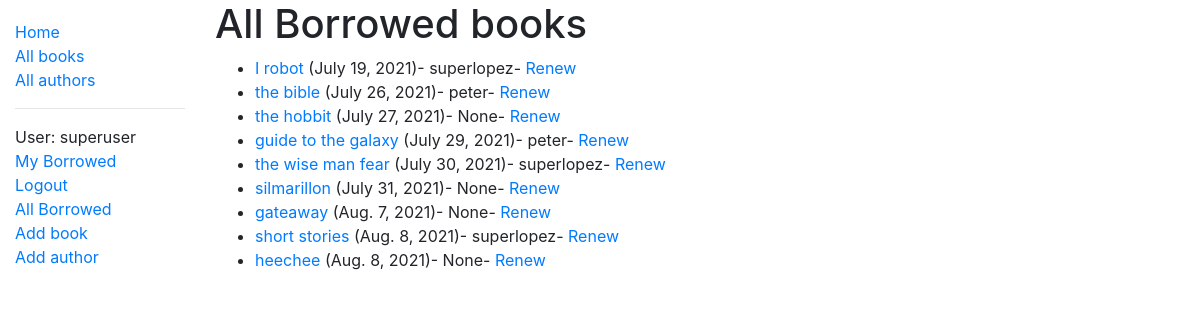
Page /catalog/borrowed/ (signed in) on the committed database.
### catalog/models.py (models this page shows, shortened)
class BookInstance(models.Model):
    id = models.UUIDField(
        primary_key=True,
        default=uuid.uuid4,
        help_text="Unique ID for this particular book across whole library",
    )
    book = models.ForeignKey("Book", on_delete=models.RESTRICT, null=True)
    imprint = models.CharField(max_length=200)
    due_back = models.DateField(null=True, blank=True)
    borrower = models.ForeignKey(User, on_delete=models.SET_NULL, null=True, blank=True)
    LOAN_STATUS = (
        ("m", "Maintenance"),
        ("o", "On loan"),
        ("a", "Available"),
        ("r", "Reserved"),
    )
    status = models.CharField(
        max_length=1,
        choices=LOAN_STATUS,
        blank=True,
        default="m",
        help_text="Book availability",
    )
    class Meta:
        ordering = ["due_back"]
        permissions = (("can_mark_returned", "Set book as returned"),)
    def is_overdue(self):
        if self.due_back and date.today() > self.due_back:
            return True
        return False

class Book(models.Model):
    title = models.CharField(max_length=200)
    author = models.ForeignKey("Author", on_delete=models.SET_NULL, null=True)
    summary = models.TextField(
        max_length=1000, help_text="Enter a brief description of the book"
    )
    isbn = models.CharField(
        "ISBN",
        max_length=13,
        unique=True,
        help_text='13 Character <a href="https://www.isbn-international.org/content/what-isbn">ISBN number</a>',
    )
    genre = models.ManyToManyField(Genre, help_text="Select a genre for this book")
    language = models.ForeignKey("Language", on_delete=models.SET_NULL, null=True)
    def display_genre(self):
        """Create a string for the Genre. This is required to display genre in Admin."""
        return ", ".join(genre.name for genre in self.genre.all()[:3])
    display_genre.short_description = "Genre"

### catalog/views.py (the view)
# urls.py: path("borrowed/", views.AllLoanBooks.as_view(), name="all-borrowed"),
@method_decorator(staff_member_required, name="dispatch")
class AllLoanBooks(LoginRequiredMixin, generic.ListView):
    model = BookInstance
    template_name = "catalog/bookinstance_list_all_borrowed.html"
    paginate_by = 10
    def get_queryset(self):
        return BookInstance.objects.filter(status__exact="o").order_by("due_back")

### catalog/templates/catalog/bookinstance_list_all_borrowed.html
{% extends "base_generic.html" %}
{% block content %}
    <h1>All Borrowed books</h1>
    {% if bookinstance_list %}
    <ul>
      {% for bookinst in bookinstance_list %}
      <li class="{% if bookinst.is_overdue %}text-danger{% endif %}">
        <a href="{% url 'book-detail' bookinst.book.pk %}">{{bookinst.book.title}}</a> ({{ bookinst.due_back }})- {{bookinst.borrower}}{% if perms.catalog.can_mark_returned %}- <a href="{% url 'renew-book-librarian' bookinst.id %}">Renew</a>  {% endif %}
      </li>
      {% endfor %}
    </ul>
    {% else %}
      <p>There are no books borrowed.</p>
    {% endif %}
{% endblock %}

### catalog/templates/base_generic.html (shortened to what this page needs)
<!DOCTYPE html>
<html lang="en">
<head>
  <link rel="stylesheet" href="https://cdn.jsdelivr.net/npm/bootstrap@4.5.3/dist/css/bootstrap.min.css">
  {% load static %}
  <link rel="stylesheet" href="{% static 'css/styles.css' %}">
</head>
<body>
  <div class="container-fluid">
    <div class="row">
      <div class="col-sm-2">
      {% block sidebar %}
        <ul class="sidebar-nav">
          <li><a href="{% url 'index' %}">Home</a></li>
          <li><a href="{% url 'books' %}">All books</a></li>
          <li><a href="{% url 'authors' %}">All authors</a></li>
          <hr>
          {% if user.is_authenticated %}
            <li>User: {{ user.get_username }}</li>
            <li><a href="{% url 'my-borrowed' %}">My Borrowed</a></li>
            <li><a href="{% url 'logout'%}">Logout</a></li>
          {% else %}
            <li><a href="{% url 'login'%}?next={{request.path}}">Login</a></li>
          {% endif %}
          {% if user.is_staff %}
            <li><a href = "{% url 'all-borrowed' %}">All Borrowed</a></li>
            <li><a href = "{% url 'book-create' %}">Add book</a></li>
            <li><a href = "{% url 'author-create' %}">Add author</a></li>
          {% endif %}
        </ul>
     {% endblock %}
      </div>
      <div class="col-sm-10 ">{% block content %}{% endblock %}
      </div>
    </div>
  </div>
</body>
</html>

### catalog/static/css/styles.css (style rules this page uses)
.sidebar-nav { margin-top: 20px; padding: 0; list-style: none; }

### rows in the picture
BookInstance: book "I robot", due_back "July 19, 2021", borrower "superlopez"
BookInstance: book "the bible", due_back "July 26, 2021", borrower "peter"
BookInstance: book "the hobbit", due_back "July 27, 2021", borrower "None"
BookInstance: book "guide to the galaxy", due_back "July 29, 2021", borrower "peter"
BookInstance: book "the wise man fear", due_back "July 30, 2021", borrower "superlopez"
BookInstance: book "silmarillon", due_back "July 31, 2021", borrower "None"
BookInstance: book "gateaway", due_back "Aug. 7, 2021", borrower "None"
BookInstance: book "short stories", due_back "Aug. 8, 2021", borrower "superlopez"
BookInstance: book "heechee", due_back "Aug. 8, 2021", borrower "None"

### other values in the picture
{{ user.get_username }} "superuser"
